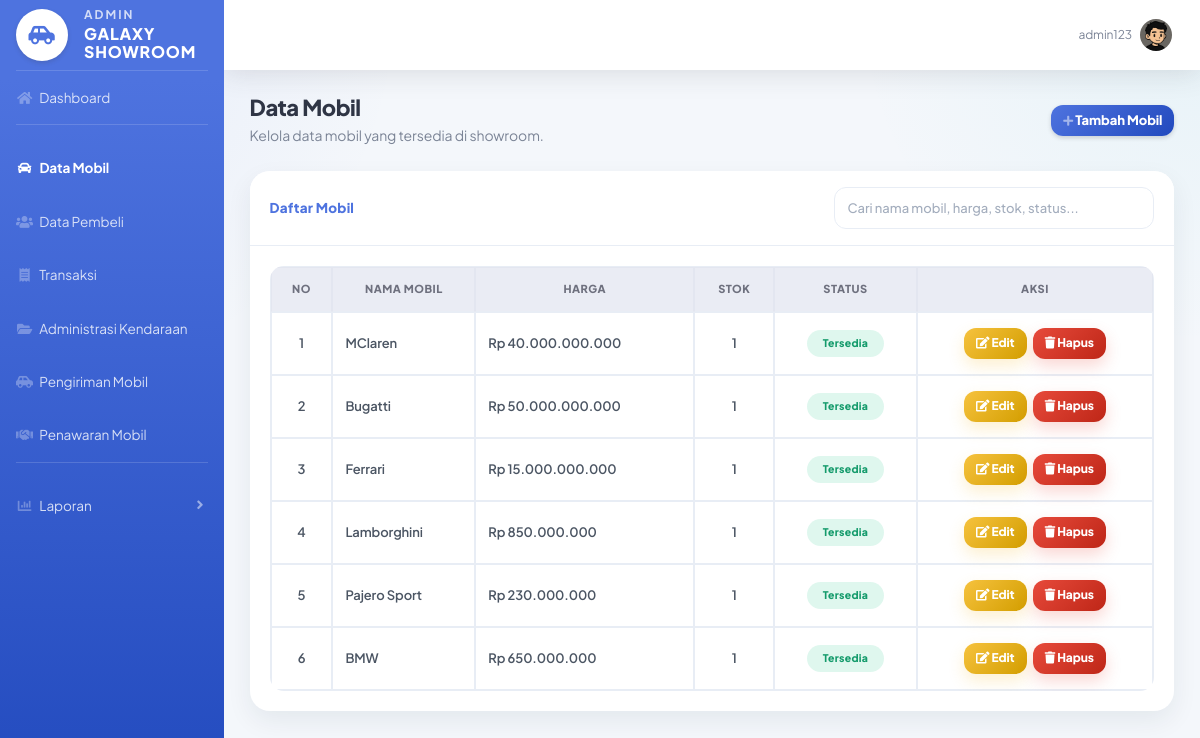
The page /admin/data_mobil_admin.php (signed in) on the database as committed earlier.
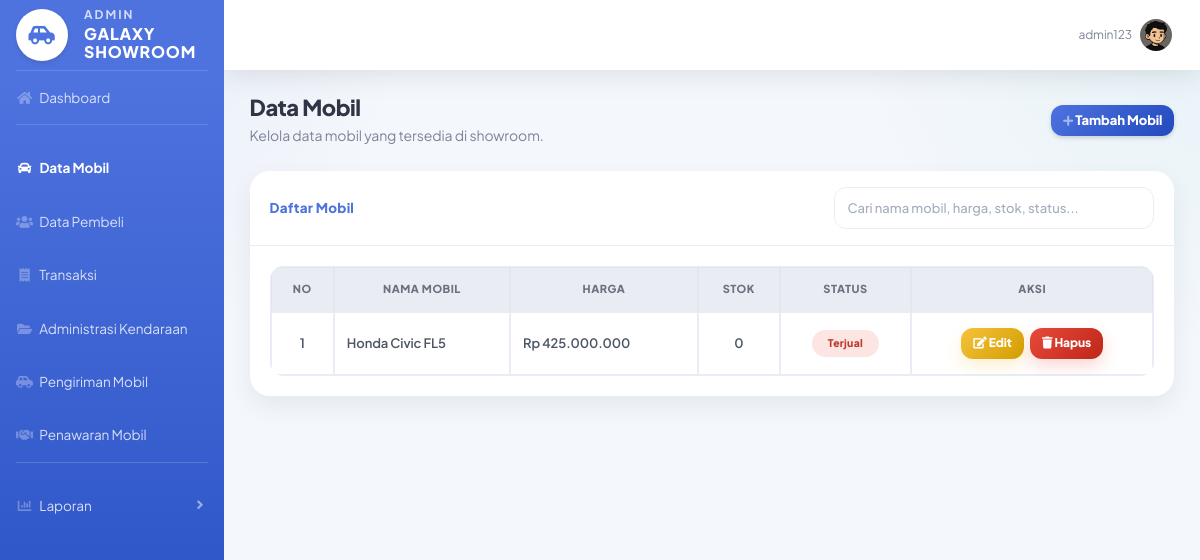
The same page on the database as committed later.
### tables this page shows
CREATE TABLE `mobil` (
  `id_mobil` int(11) NOT NULL,
  `id_penjual` int(11) DEFAULT NULL,
  `nama_mobil` varchar(100) DEFAULT NULL,
  `harga` decimal(15,2) DEFAULT NULL,
  `stok` int(11) DEFAULT NULL,
  `status` enum('tersedia','dipesan','terjual') DEFAULT NULL,
  `deskripsi` text NOT NULL,
  `tahun` year(4) NOT NULL,
  `foto` varchar(255) NOT NULL
);

### admin/data_mobil_admin.php (the view, shortened to what the changed rows need)
<?php
include "../config/koneksi.php";
$query = mysqli_query($koneksi, "SELECT * FROM mobil ORDER BY id_mobil DESC");
?>
<!DOCTYPE html>
<html>
<head>
    <link href="../assets/vendor/fontawesome-free/css/all.min.css" rel="stylesheet">
    <link href="../assets/css/sb-admin-2.min.css" rel="stylesheet">
    <link href="../assets/css/admin.css" rel="stylesheet">
</head>
<body id="page-top">
<div id="wrapper">
    <div id="content-wrapper" class="d-flex flex-column">
        <div id="content">
            <div class="container-fluid">
                <div class="d-sm-flex align-items-center justify-content-between mb-4">
                    <div>
                        <h1 class="h3 mb-1 text-gray-800 font-weight-bold">Data Mobil</h1>
                    </div>
                </div>
                <div class="card shadow mb-4">
                    <div class="card-body">
                        <?php if (mysqli_num_rows($query) > 0) { ?>
                            <div class="table-responsive">
                                <table class="table table-bordered table-hover" id="tableMobil" width="100%" cellspacing="0">
                                    <thead class="thead-light">
                                        <tr class="text-center">
                                            <th>No</th>
                                            <th>Nama Mobil</th>
                                            <th>Harga</th>
                                            <th>Stok</th>
                                            <th>Status</th>
                                            <th>Aksi</th>
                                        </tr>
                                    </thead>
                                    <tbody>
                                        <?php
                                        $no = 1;
                                        while ($data = mysqli_fetch_assoc($query)) {
                                        ?>
                                        <tr>
                                            <td class="text-center"><?= $no++; ?></td>
                                            <td><?= htmlspecialchars($data['nama_mobil']); ?></td>
                                            <td>
                                                Rp <?= number_format($data['harga'], 0, ',', '.'); ?>
                                            </td>
                                            <td class="text-center">
                                                <?= htmlspecialchars($data['stok']); ?>
                                            </td>
                                            <td class="text-center">
                                                <?php if ($data['status'] == "tersedia") { ?>
                                                    <span class="badge badge-success px-3 py-2">
                                                        Tersedia
                                                    </span>
                                                <?php } else { ?>
                                                    <span class="badge badge-danger px-3 py-2">
                                                        Terjual
                                                    </span>
                                                <?php } ?>
                                            </td>
                                            <td class="text-center">
                                                <a href="edit_mobil.php?id=<?= $data['id_mobil']; ?>"
                                                   class="btn btn-warning btn-sm">
                                                    <i class="fas fa-edit"></i>
                                                    Edit
                                                </a>
                                                <a href="hapus_mobil_admin.php?id=<?= $data['id_mobil']; ?>"
                                                   class="btn btn-danger btn-sm"
                                                   onclick="return confirm('Yakin ingin menghapus mobil ini?')">
                                                    <i class="fas fa-trash"></i>
                                                    Hapus
                                                </a>
                                            </td>
                                        </tr>
                                        <?php } ?>
                                    </tbody>
                                </table>
                            </div>
                        <?php } ?>
                    </div>
                </div>
            </div>
        </div>
    </div>
</div>
</body>
</html>

Rows that differ between the two databases and show on the page:
removed mobil: nama_mobil "MClaren", harga "40.000.000.000", stok "1", status "Tersedia"
removed mobil: nama_mobil "Bugatti", harga "50.000.000.000", stok "1", status "Tersedia"
removed mobil: nama_mobil "Ferrari", harga "15.000.000.000", stok "1", status "Tersedia"
removed mobil: nama_mobil "Lamborghini", harga "850.000.000", stok "1", status "Tersedia"
removed mobil: nama_mobil "Pajero Sport", harga "230.000.000", stok "1", status "Tersedia"
removed mobil: nama_mobil "BMW", harga "650.000.000", stok "1", status "Tersedia"
added mobil: nama_mobil "Honda Civic FL5", harga "425.000.000", stok "0", status "Terjual"
